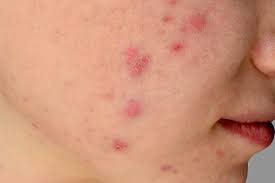
#> input picture data/images/image4.jpg, 275 x 183 px
$ jupyter execute opencv_pipeline.ipynb   (older library calls are emulated)
#> lines starting #> are read from the running program, lines starting #| are printed output that depends on the picture; after the words box and inside, x2 and y2 are one past the last pixel; in counts of white or black regions, pixels touching at a corner belong together
# Analyse Dermatologique avec OpenCV

##   Introduction

Ce notebook implémente le **module d'analyse visuelle OpenCV** pour un système d'aide au diagnostic dermatologique.

### Rôle dans le système global

Le système complet combine :
1. **Module OpenCV**  : Extraction de caractéristiques visuelles objectives
2. **Vision-Language Model (VLM)** : Analyse sémantique
3. **Module RAG** : Recherche de connaissances médicales

###  Limites importantes

Ce module :
-  Extrait des caractéristiques visuelles mesurables
-  Calcule des scores objectifs (asymétrie, couleur, texture)
-  NE produit AUCUN diagnostic médical
-  NE donne AUCUNE recommandation médicale

### Pipeline d'analyse

1. Prétraitement de l'image
2. Segmentation de la lésion
3. Extraction de caractéristiques (forme, couleur, texture)
4. Calcul de scores visuels

##  Installation et Import des Bibliothèques

[cell 1]
# Installation des dépendances
#!pip install opencv-python numpy scikit-image matplotlib

[cell 2]
import cv2
import numpy as np
import matplotlib.pyplot as plt
from skimage.feature import graycomatrix, graycoprops
from skimage import measure
import json
from typing import Dict, Tuple, Optional
import warnings
warnings.filterwarnings('ignore')

# Configuration d' affichage
plt.rcParams['figure.figsize'] = (15, 10)
plt.rcParams['font.size'] = 10

print(" Bibliothèques importées avec succès")
print(f"Version OpenCV: {cv2.__version__}")

## 1️ Prétraitement de l'Image

[cell 3]
def preprocess_image(image: np.ndarray, target_size: Tuple[int, int] = (512, 512)) -> Dict[str, np.ndarray]:
    """
    Prétraite l'image dermatologique.

    Args:
        image: Image RGB d'entrée
        target_size: Taille cible (largeur, hauteur)

    Returns:
        Dictionnaire contenant les images prétraitées
    """
    # Redimensionnement
    resized = cv2.resize(image, target_size, interpolation=cv2.INTER_AREA)

    # Réduction du bruit avec Gaussian Blur
    denoised = cv2.GaussianBlur(resized, (5, 5), 0)

    # Conversion d'espaces couleur
    hsv = cv2.cvtColor(denoised, cv2.COLOR_RGB2HSV)
    lab = cv2.cvtColor(denoised, cv2.COLOR_RGB2LAB)

    return {
        'original': image,
        'resized': resized,
        'denoised': denoised,
        'hsv': hsv,
        'lab': lab
    }

def visualize_preprocessing(preprocessed: Dict[str, np.ndarray]):
    """
    Visualise les étapes de prétraitement.
    """
    fig, axes = plt.subplots(2, 3, figsize=(15, 10))

    axes[0, 0].imshow(preprocessed['original'])
    axes[0, 0].set_title('Image Originale')
    axes[0, 0].axis('off')

    axes[0, 1].imshow(preprocessed['resized'])
    axes[0, 1].set_title('Image Redimensionnée (512×512)')
    axes[0, 1].axis('off')

    axes[0, 2].imshow(preprocessed['denoised'])
    axes[0, 2].set_title('Image Débruitée (Gaussian)')
    axes[0, 2].axis('off')

    axes[1, 0].imshow(preprocessed['hsv'])
    axes[1, 0].set_title('Espace HSV')
    axes[1, 0].axis('off')

    axes[1, 1].imshow(preprocessed['lab'])
    axes[1, 1].set_title('Espace LAB')
    axes[1, 1].axis('off')

    axes[1, 2].axis('off')

    plt.tight_layout()
    plt.show()

print(" Fonctions de prétraitement définies")

## 2️ Segmentation de la Lésion

[cell 4]
def segment_lesion(preprocessed: Dict[str, np.ndarray]) -> Dict[str, np.ndarray]:
    """
    Segmente la lésion cutanée en utilisant K-means et post-traitement.

    Args:
        preprocessed: Dictionnaire d'images prétraitées

    Returns:
        Dictionnaire contenant le masque et les contours
    """
    image = preprocessed['denoised']
    lab = preprocessed['lab']

    # K-means clustering sur l'espace LAB
    pixels = lab.reshape((-1, 3)).astype(np.float32)

    # K-means avec K=3 (peau saine, lésion, fond)
    criteria = (cv2.TERM_CRITERIA_EPS + cv2.TERM_CRITERIA_MAX_ITER, 100, 0.2)
    k = 3
    _, labels, centers = cv2.kmeans(pixels, k, None, criteria, 10, cv2.KMEANS_PP_CENTERS)

    # Reshape des labels
    segmented = labels.reshape(image.shape[:2])

    # Identifier le cluster de la lésion (généralement le plus sombre en L*)
    l_values = [centers[i][0] for i in range(k)]
    lesion_cluster = np.argmin(l_values) if np.std(l_values) > 10 else np.argmax([np.sum(segmented == i) for i in range(k) if i != np.argmax(l_values)])

    # Créer le masque binaire
    mask = (segmented == lesion_cluster).astype(np.uint8) * 255

    # Post-traitement morphologique
    kernel = cv2.getStructuringElement(cv2.MORPH_ELLIPSE, (7, 7))
    mask = cv2.morphologyEx(mask, cv2.MORPH_CLOSE, kernel)
    mask = cv2.morphologyEx(mask, cv2.MORPH_OPEN, kernel)

    # Remplir les trous
    contours, _ = cv2.findContours(mask, cv2.RETR_EXTERNAL, cv2.CHAIN_APPROX_SIMPLE)

    if len(contours) > 0:
        # Garder le plus grand contour
        largest_contour = max(contours, key=cv2.contourArea)
        mask_filled = np.zeros_like(mask)
        cv2.drawContours(mask_filled, [largest_contour], -1, 255, -1)
        mask = mask_filled

    # Détecter les contours finaux
    contours, _ = cv2.findContours(mask, cv2.RETR_EXTERNAL, cv2.CHAIN_APPROX_SIMPLE)

    return {
        'mask': mask,
        'contours': contours,
        'segmented_colored': segmented
    }

def visualize_segmentation(preprocessed: Dict[str, np.ndarray], segmentation: Dict[str, np.ndarray]):
    """
    Visualise les résultats de segmentation.
    """
    fig, axes = plt.subplots(2, 2, figsize=(12, 12))

    image = preprocessed['denoised']
    mask = segmentation['mask']

    # Image originale
    axes[0, 0].imshow(image)
    axes[0, 0].set_title('Image Prétraitée')
    axes[0, 0].axis('off')

    # Masque binaire
    axes[0, 1].imshow(mask, cmap='gray')
    axes[0, 1].set_title('Masque de Segmentation')
    axes[0, 1].axis('off')

    # Contours sur l'image
    image_contours = image.copy()
    cv2.drawContours(image_contours, segmentation['contours'], -1, (0, 255, 0), 3)
    axes[1, 0].imshow(image_contours)
    axes[1, 0].set_title('Contours Détectés')
    axes[1, 0].axis('off')

    # Lésion isolée
    lesion_only = cv2.bitwise_and(image, image, mask=mask)
    axes[1, 1].imshow(lesion_only)
    axes[1, 1].set_title('Lésion Isolée')
    axes[1, 1].axis('off')

    plt.tight_layout()
    plt.show()

print(" Fonctions de segmentation définies")

## 3️ Extraction de Caractéristiques

###  Caractéristiques de Forme

[cell 5]
def extract_shape_features(mask: np.ndarray, contours: list) -> Dict:
    """
    Extrait les caractéristiques de forme de la lésion.

    Args:
        mask: Masque binaire de la lésion
        contours: Liste des contours détectés

    Returns:
        Dictionnaire de caractéristiques de forme
    """
    if len(contours) == 0:
        return {
            'area': 0,
            'perimeter': 0,
            'circularity': 0,
            'asymmetry_score': 0,
            'border_irregularity_score': 0
        }

    contour = max(contours, key=cv2.contourArea)

    # Aire et périmètre
    area = cv2.contourArea(contour)
    perimeter = cv2.arcLength(contour, True)

    # Circularité (1 = cercle parfait, <1 = irrégulier)
    circularity = 0
    if perimeter > 0:
        circularity = (4 * np.pi * area) / (perimeter ** 2)
        circularity = min(circularity, 1.0)

    # Score d'asymétrie (comparaison des moitiés)
    asymmetry_score = calculate_asymmetry(mask, contour)

    # Irrégularité des bords (variance de la distance au centre)
    border_irregularity = calculate_border_irregularity(contour)

    return {
        'area': float(area),
        'perimeter': float(perimeter),
        'circularity': float(circularity),
        'asymmetry_score': float(asymmetry_score),
        'border_irregularity_score': float(border_irregularity)
    }

def calculate_asymmetry(mask: np.ndarray, contour: np.ndarray) -> float:
    """
    Calcule le score d'asymétrie en comparant les moitiés de la lésion.
    """
    # Moments pour trouver le centre
    M = cv2.moments(contour)
    if M['m00'] == 0:
        return 0.0

    cx = int(M['m10'] / M['m00'])
    cy = int(M['m01'] / M['m00'])

    h, w = mask.shape

    # Comparer moitiés horizontales
    left_half = mask[:, :cx] if cx < w else mask
    right_half = mask[:, cx:] if cx < w else mask
    right_half_flipped = cv2.flip(right_half, 1)

    # Redimensionner pour comparer
    min_width = min(left_half.shape[1], right_half_flipped.shape[1])
    if min_width > 0:
        left_resized = cv2.resize(left_half, (min_width, h))
        right_resized = cv2.resize(right_half_flipped, (min_width, h))

        # Différence entre les deux moitiés
        diff_h = np.sum(np.abs(left_resized.astype(float) - right_resized.astype(float)))
        total_h = np.sum(left_resized) + np.sum(right_resized)
        asymmetry_h = diff_h / (total_h + 1e-6)
    else:
        asymmetry_h = 0

    # Comparer moitiés verticales
    top_half = mask[:cy, :] if cy < h else mask
    bottom_half = mask[cy:, :] if cy < h else mask
    bottom_half_flipped = cv2.flip(bottom_half, 0)

    min_height = min(top_half.shape[0], bottom_half_flipped.shape[0])
    if min_height > 0:
        top_resized = cv2.resize(top_half, (w, min_height))
        bottom_resized = cv2.resize(bottom_half_flipped, (w, min_height))

        diff_v = np.sum(np.abs(top_resized.astype(float) - bottom_resized.astype(float)))
        total_v = np.sum(top_resized) + np.sum(bottom_resized)
        asymmetry_v = diff_v / (total_v + 1e-6)
    else:
        asymmetry_v = 0

    # Score final (moyenne des deux axes)
    return (asymmetry_h + asymmetry_v) / 2

def calculate_border_irregularity(contour: np.ndarray) -> float:
    """
    Calcule l'irrégularité des bords basée sur la variance des distances.
    """
    # Moments pour trouver le centre
    M = cv2.moments(contour)
    if M['m00'] == 0:
        return 0.0

    cx = M['m10'] / M['m00']
    cy = M['m01'] / M['m00']

    # Calculer les distances de chaque point du contour au centre
    distances = []
    for point in contour:
        px, py = point[0]
        dist = np.sqrt((px - cx)**2 + (py - cy)**2)
        distances.append(dist)

    # Coefficient de variation (std/mean)
    if len(distances) > 0 and np.mean(distances) > 0:
        irregularity = np.std(distances) / np.mean(distances)
        return min(irregularity, 1.0)

    return 0.0

print(" Fonctions de caractéristiques de forme définies")

###  Caractéristiques de Couleur

[cell 6]
def extract_color_features(image: np.ndarray, hsv: np.ndarray, lab: np.ndarray, mask: np.ndarray) -> Dict:
    """
    Extrait les caractéristiques de couleur de la lésion.

    Args:
        image: Image RGB prétraitée
        hsv: Image en espace HSV
        lab: Image en espace LAB
        mask: Masque de la lésion

    Returns:
        Dictionnaire de caractéristiques de couleur
    """
    # Extraire les pixels de la lésion
    lesion_pixels_hsv = hsv[mask > 0]
    lesion_pixels_lab = lab[mask > 0]

    if len(lesion_pixels_hsv) == 0:
        return {
            'mean_hue': 0,
            'mean_saturation': 0,
            'mean_value': 0,
            'color_variance': 0,
            'redness_level': 'low',
            'darkness_score': 0
        }

    # Moyennes HSV
    mean_hue = np.mean(lesion_pixels_hsv[:, 0])
    mean_saturation = np.mean(lesion_pixels_hsv[:, 1])
    mean_value = np.mean(lesion_pixels_hsv[:, 2])

    # Variance de couleur (écart-type des canaux LAB)
    color_variance = np.mean([
        np.std(lesion_pixels_lab[:, 0]),
        np.std(lesion_pixels_lab[:, 1]),
        np.std(lesion_pixels_lab[:, 2])
    ])

    # Niveau de rougeur (basé sur Hue et canal a* de LAB)
    # Hue entre 0-20 ou 160-180 = rouge dans HSV
    red_hue_pixels = np.sum((lesion_pixels_hsv[:, 0] < 20) | (lesion_pixels_hsv[:, 0] > 160))
    red_ratio = red_hue_pixels / len(lesion_pixels_hsv)

    mean_a = np.mean(lesion_pixels_lab[:, 1])  # Canal a* (vert-rouge)

    # Déterminer le niveau de rougeur
    if red_ratio > 0.3 or mean_a > 140:
        redness_level = 'high'
    elif red_ratio > 0.15 or mean_a > 130:
        redness_level = 'medium'
    else:
        redness_level = 'low'

    # Score d'obscurité (basé sur canal L* de LAB)
    mean_lightness = np.mean(lesion_pixels_lab[:, 0])
    darkness_score = 1.0 - (mean_lightness / 255.0)  # Normalisé entre 0 et 1

    return {
        'mean_hue': float(mean_hue),
        'mean_saturation': float(mean_saturation),
        'mean_value': float(mean_value),
        'color_variance': float(color_variance),
        'redness_level': redness_level,
        'darkness_score': float(darkness_score)
    }

def visualize_color_features(image: np.ndarray, hsv: np.ndarray, mask: np.ndarray):
    """
    Visualise les caractéristiques de couleur.
    """
    fig, axes = plt.subplots(2, 3, figsize=(15, 10))

    # Image originale
    axes[0, 0].imshow(image)
    axes[0, 0].set_title('Image Prétraitée')
    axes[0, 0].axis('off')

    # Canaux HSV
    axes[0, 1].imshow(hsv[:, :, 0], cmap='hsv')
    axes[0, 1].set_title('Canal Hue (Teinte)')
    axes[0, 1].axis('off')

    axes[0, 2].imshow(hsv[:, :, 1], cmap='gray')
    axes[0, 2].set_title('Canal Saturation')
    axes[0, 2].axis('off')

    axes[1, 0].imshow(hsv[:, :, 2], cmap='gray')
    axes[1, 0].set_title('Canal Value (Luminosité)')
    axes[1, 0].axis('off')

    # Lésion avec masque
    lesion_only = cv2.bitwise_and(image, image, mask=mask)
    axes[1, 1].imshow(lesion_only)
    axes[1, 1].set_title('Lésion Isolée')
    axes[1, 1].axis('off')

    # Histogramme de teinte
    lesion_pixels_hsv = hsv[mask > 0]
    if len(lesion_pixels_hsv) > 0:
        axes[1, 2].hist(lesion_pixels_hsv[:, 0], bins=50, color='blue', alpha=0.7)
        axes[1, 2].set_title('Distribution des Teintes')
        axes[1, 2].set_xlabel('Hue')
        axes[1, 2].set_ylabel('Fréquence')
    else:
        axes[1, 2].axis('off')

    plt.tight_layout()
    plt.show()

print(" Fonctions de caractéristiques de couleur définies")

###  Caractéristiques de Texture

[cell 7]
def extract_texture_features(image: np.ndarray, mask: np.ndarray) -> Dict:
    """
    Extrait les caractéristiques de texture en utilisant GLCM.

    Args:
        image: Image RGB prétraitée
        mask: Masque de la lésion

    Returns:
        Dictionnaire de caractéristiques de texture
    """
    # Convertir en niveaux de gris
    gray = cv2.cvtColor(image, cv2.COLOR_RGB2GRAY)

    # Appliquer le masque
    lesion_gray = cv2.bitwise_and(gray, gray, mask=mask)

    # Extraire la région de la lésion
    coords = cv2.findNonZero(mask)
    if coords is None or len(coords) == 0:
        return {
            'homogeneity': 0,
            'contrast': 0,
            'energy': 0,
            'correlation': 0,
            'texture_homogeneity_level': 'low'
        }

    x, y, w, h = cv2.boundingRect(coords)
    lesion_crop = lesion_gray[y:y+h, x:x+w]

    # Réduire les niveaux de gris pour GLCM (plus rapide)
    lesion_crop = (lesion_crop / 16).astype(np.uint8)

    # Calculer la matrice GLCM
    distances = [1]
    angles = [0, np.pi/4, np.pi/2, 3*np.pi/4]

    try:
        glcm = graycomatrix(lesion_crop, distances=distances, angles=angles,
                           levels=16, symmetric=True, normed=True)

        # Extraire les propriétés
        homogeneity = np.mean(graycoprops(glcm, 'homogeneity'))
        contrast = np.mean(graycoprops(glcm, 'contrast'))
        energy = np.mean(graycoprops(glcm, 'energy'))
        correlation = np.mean(graycoprops(glcm, 'correlation'))

        # Déterminer le niveau d'homogénéité de texture
        if homogeneity > 0.7:
            texture_level = 'high'
        elif homogeneity > 0.5:
            texture_level = 'medium'
        else:
            texture_level = 'low'

        return {
            'homogeneity': float(homogeneity),
            'contrast': float(contrast),
            'energy': float(energy),
            'correlation': float(correlation),
            'texture_homogeneity_level': texture_level
        }

    except Exception as e:
        print(f"Erreur dans le calcul de texture: {e}")
        return {
            'homogeneity': 0,
            'contrast': 0,
            'energy': 0,
            'correlation': 0,
            'texture_homogeneity_level': 'low'
        }

print(" Fonctions de caractéristiques de texture définies")

## 4️ Scoring Clinique Visuel

[cell 8]
def calculate_visual_risk_level(shape_features: Dict, color_features: Dict, texture_features: Dict) -> Dict:
    """
    Calcule un niveau de risque visuel basé sur des critères objectifs.

     Ce score est purement visuel et ne constitue pas un diagnostic médical.

    Args:
        shape_features: Caractéristiques de forme
        color_features: Caractéristiques de couleur
        texture_features: Caractéristiques de texture

    Returns:
        Dictionnaire avec scores normalisés et niveau de risque visuel
    """
    # Score d'asymétrie (déjà normalisé 0-1)
    asymmetry_score = shape_features['asymmetry_score']

    # Score de bord (irrégularité, déjà normalisé 0-1)
    border_score = shape_features['border_irregularity_score']

    # Score de couleur (combinaison variance + obscurité)
    color_score = min((color_features['color_variance'] / 50.0 + color_features['darkness_score']) / 2, 1.0)

    # Score de texture (1 - homogénéité, car moins homogène = plus de risque)
    texture_score = 1.0 - texture_features['homogeneity']

    # Score global (moyenne pondérée)
    weights = {'asymmetry': 0.3, 'border': 0.3, 'color': 0.25, 'texture': 0.15}
    global_score = (
        weights['asymmetry'] * asymmetry_score +
        weights['border'] * border_score +
        weights['color'] * color_score +
        weights['texture'] * texture_score
    )

    # Déterminer le niveau de risque visuel
    if global_score < 0.3:
        risk_level = 'low'
    elif global_score < 0.6:
        risk_level = 'medium'
    else:
        risk_level = 'high'

    return {
        'asymmetry_score': float(asymmetry_score),
        'border_irregularity_score': float(border_score),
        'color_score': float(color_score),
        'texture_score': float(texture_score),
        'global_visual_score': float(global_score),
        'visual_risk_level': risk_level
    }

print(" Fonction de scoring visuel définie")

##  Fonction Principale d'Analyse

[cell 9]
def analyze_skin_image(image_path: str, visualize: bool = True) -> Optional[Dict]:
    """
    Fonction principale d'analyse d'image dermatologique.

    Args:
        image_path: Chemin vers l'image à analyser
        visualize: Si True, affiche les visualisations

    Returns:
        Dictionnaire structuré avec toutes les caractéristiques extraites
    """
#> called with image_path = '../data/images/image4.jpg', visualize = True
    try:
        # 1. Charger l'image
        image = cv2.imread(image_path)
#> image is the input picture: shape (183, 275, 3); mean B, G, R 121.2, 147.9, 205.7
        if image is None:
            print(f" Erreur: Impossible de charger l'image {image_path}")
            return None

        image = cv2.cvtColor(image, cv2.COLOR_BGR2RGB)
        print(" Image chargée avec succès")

        # 2. Prétraitement
        print(" Prétraitement de l'image...")
        preprocessed = preprocess_image(image)
#> in preprocess_image, `resized = cv2.resize(image, target_size, interpolation=cv2.INTER_AREA)`:
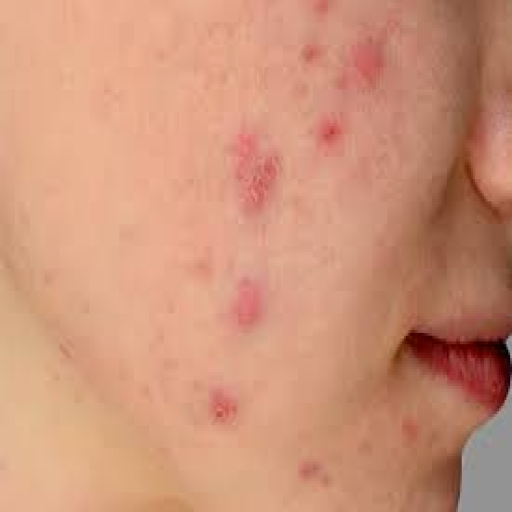
#> resized: shape (512, 512, 3); mean R, G, B 205.6, 147.9, 121.2
#> preprocessed = 5 items
        if visualize:
            visualize_preprocessing(preprocessed)
#> in visualize_preprocessing, `plt.show()`:
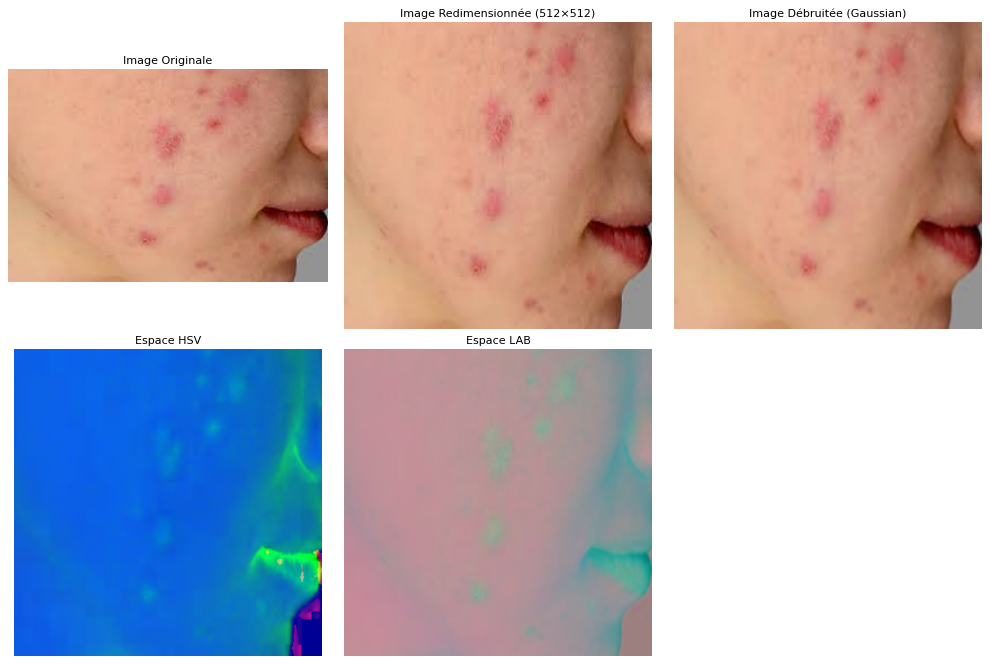
#> figure drawn by matplotlib, 5 panels

        # 3. Segmentation
        print(" Segmentation de la lésion...")
        segmentation = segment_lesion(preprocessed)
#> in segment_lesion, `_, labels, centers = cv2.kmeans(pixels, k, None, criteria, 10, cv2.KME..`: centers = [[150.5, 147.8, 149.1], [186, 145.2, 151.6], [99.57, 152, 151.3]]
#> in segment_lesion, `segmented = labels.reshape(image.shape[:2])`:
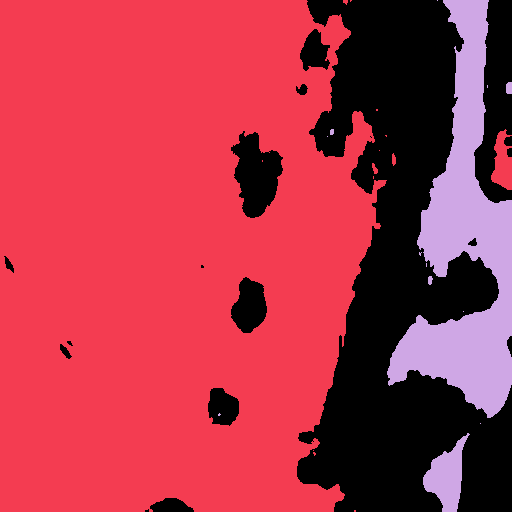
#> segmented: shape (512, 512) int32; 3 distinct labels, from 0 to 2; one colour per label, 0 black
#> in segment_lesion, `l_values = [centers[i][0] for i in range(k)]`: l_values = [150.5, 186, 99.57]
#> in segment_lesion, `lesion_cluster = np.argmin(l_values) if np.std(l_values) > 10 else np...`: lesion_cluster = 2
#> in segment_lesion, `mask = (segmented == lesion_cluster).astype(np.uint8) * 255`:
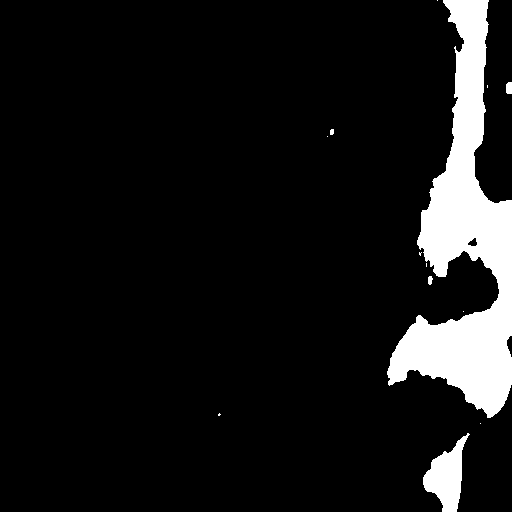
#> mask: shape (512, 512); 8.9% white; 13 white regions (8 under 20 px), largest, box (x1, y1, x2, y2) and area: (387, 0, 512, 418) 21364, (423, 433, 470, 512) 1828, (506, 82, 512, 94) 68, (428, 276, 433, 285) 35, (330, 129, 334, 135) 22
#> in segment_lesion, `mask = cv2.morphologyEx(mask, cv2.MORPH_CLOSE, kernel)`:
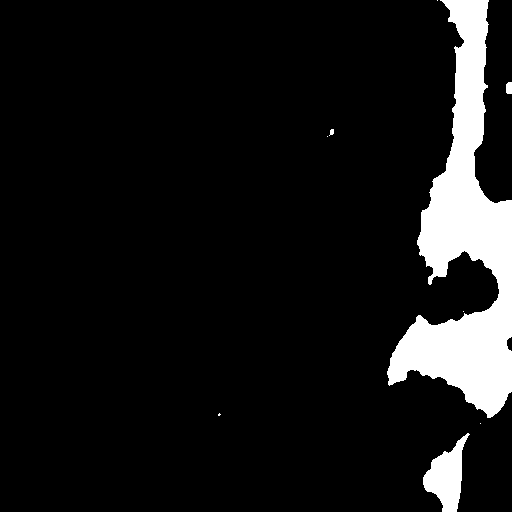
#> mask: shape (512, 512); 9% white; 9 white regions (5 under 20 px), largest, box (x1, y1, x2, y2) and area: (387, 0, 512, 418) 21652, (423, 433, 470, 512) 1832, (506, 82, 512, 94) 68, (329, 129, 334, 136) 23
#> in segment_lesion, `contours, _ = cv2.findContours(mask, cv2.RETR_EXTERNAL, cv2.CHAIN_APPR..`: contours = 3 contours; box (x1, y1, x2, y2) and area: (387, 0, 512, 418) 20954, (423, 439, 465, 512) 1702, (506, 82, 512, 94) 49
#> (the rest of the program and of its run is left out)
